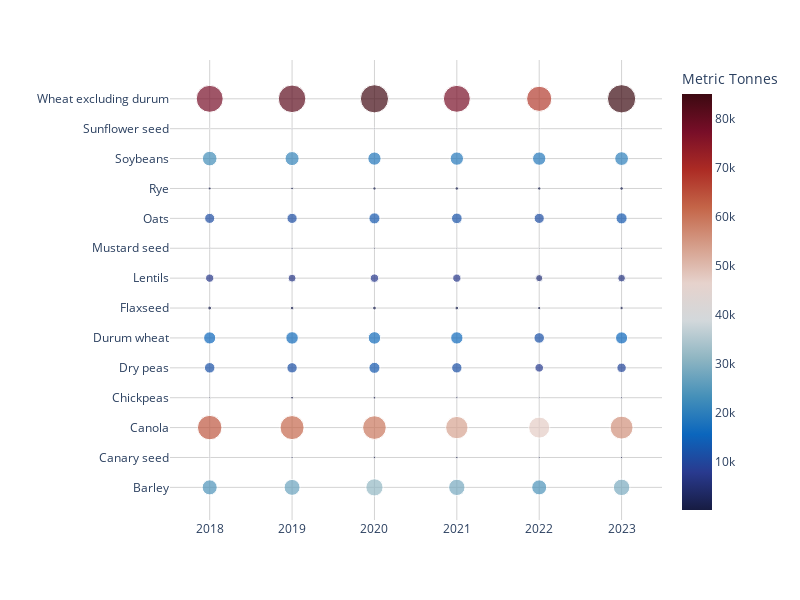

Notebook source saved alongside this figure:
### Code cell
fig = px.scatter(
    df_grouped, y='Crop', x='Year', color='Metric_Tonnes', size='Metric_Tonnes',
    color_continuous_scale = px.colors.diverging.balance,
)
fig.update_layout(
        paper_bgcolor="white",
        plot_bgcolor="white",
    )
fig.update_yaxes(showgrid=True, gridwidth=1, gridcolor='LightGray')
fig.update_xaxes(showgrid=True, gridwidth=1, gridcolor='LightGray')
fig.update_coloraxes(colorbar=dict(title='Metric Tonnes'))
fig.update_yaxes(title="")
fig.update_xaxes(title='')
fig.update_layout(width=800, height=600)
fig.show()

### Figure 1 — Plotly figure (JSON) as saved in the notebook; plotly's stock layout.template omitted (floating-point values rounded to 4 significant figures)
{"data": [{"hovertemplate": "Year=%{x}<br>Crop=%{y}<br>Metric_Tonnes=%{marker.color}<extra></extra>", "legendgroup": "", "marker": {"color": [24160.0, 27140.0, 31510.0, 28470.0, 23960.0, 28870.0, 158.0, 491.0, 575.0, 577.0, 413.0, 430.0, 63640.0, 61360.0, 59310.0, 53220.0, 47190.0, 55720.0, 311.0, 874.0, 718.0, 519.0, 310.0, 398.0, 11800.0, 11400.0, 13070.0, 11430.0, 7911.0, 9455.0, 15710.0, 16590.0, 16600.0, 16170.0, 11850.0, 15620.0, 1602.0, 1470.0, 1550.0, 1493.0, 1147.0, 1219.0, 7308.0, 6766.0, 7632.0, 7330.0, 5489.0, 6273.0, 174.0, 483.0, 370.0, 260.0, 282.0, 495.0, 10900.0, 11100.0, 13030.0, 12050.0, 11020.0, 13090.0, 918.0, 805.0, 1154.0, 1348.0, 1264.0, 1398.0, 22850.0, 20980.0, 18650.0, 18940.0, 18990.0, 20070.0, 57.0, 177.0, 227.0, 277.0, 234.0, 260.0, 77400.0, 80790.0, 84170.0, 77120.0, 67320.0, 85000.0], "coloraxis": "coloraxis", "size": [24160.0, 27140.0, 31510.0, 28470.0, 23960.0, 28870.0, 158.0, 491.0, 575.0, 577.0, 413.0, 430.0, 63640.0, 61360.0, 59310.0, 53220.0, 47190.0, 55720.0, 311.0, 874.0, 718.0, 519.0, 310.0, 398.0, 11800.0, 11400.0, 13070.0, 11430.0, 7911.0, 9455.0, 15710.0, 16590.0, 16600.0, 16170.0, 11850.0, 15620.0, 1602.0, 1470.0, 1550.0, 1493.0, 1147.0, 1219.0, 7308.0, 6766.0, 7632.0, 7330.0, 5489.0, 6273.0, 174.0, 483.0, 370.0, 260.0, 282.0, 495.0, 10900.0, 11100.0, 13030.0, 12050.0, 11020.0, 13090.0, 918.0, 805.0, 1154.0, 1348.0, 1264.0, 1398.0, 22850.0, 20980.0, 18650.0, 18940.0, 18990.0, 20070.0, 57.0, 177.0, 227.0, 277.0, 234.0, 260.0, 77400.0, 80790.0, 84170.0, 77120.0, 67320.0, 85000.0], "sizemode": "area", "sizeref": 212.5, "symbol": "circle"}, "mode": "markers", "name": "", "orientation": "v", "showlegend": false, "type": "scatter", "x": ["2018", "2019", "2020", "2021", "2022", "2023", "2018", "2019", "2020", "2021", "2022", "2023", "2018", "2019", "2020", "2021", "2022", "2023", "2018", "2019", "2020", "2021", "2022", "2023", "2018", "2019", "2020", "2021", "2022", "2023", "2018", "2019", "2020", "2021", "2022", "2023", "2018", "2019", "2020", "2021", "2022", "2023", "2018", "2019", "2020", "2021", "2022", "2023", "2018", "2019", "2020", "2021", "2022", "2023", "2018", "2019", "2020", "2021", "2022", "2023", "2018", "2019", "2020", "2021", "2022", "2023", "2018", "2019", "2020", "2021", "2022", "2023", "2018", "2019", "2020", "2021", "2022", "2023", "2018", "2019", "2020", "2021", "2022", "2023"], "xaxis": "x", "y": ["Barley", "Barley", "Barley", "Barley", "Barley", "Barley", "Canary seed", "Canary seed", "Canary seed", "Canary seed", "Canary seed", "Canary seed", "Canola", "Canola", "Canola", "Canola", "Canola", "Canola", "Chickpeas", "Chickpeas", "Chickpeas", "Chickpeas", "Chickpeas", "Chickpeas", "Dry peas", "Dry peas", "Dry peas", "Dry peas", "Dry peas", "Dry peas", "Durum wheat", "Durum wheat", "Durum wheat", "Durum wheat", "Durum wheat", "Durum wheat", "Flaxseed", "Flaxseed", "Flaxseed", "Flaxseed", "Flaxseed", "Flaxseed", "Lentils", "Lentils", "Lentils", "Lentils", "Lentils", "Lentils", "Mustard seed", "Mustard seed", "Mustard seed", "Mustard seed", "Mustard seed", "Mustard seed", "Oats", "Oats", "Oats", "Oats", "Oats", "Oats", "Rye", "Rye", "Rye", "Rye", "Rye", "Rye", "Soybeans", "Soybeans", "Soybeans", "Soybeans", "Soybeans", "Soybeans", "Sunflower seed", "Sunflower seed", "Sunflower seed", "Sunflower seed", "Sunflower seed", "Sunflower seed", "Wheat excluding durum", "Wheat excluding durum", "Wheat excluding durum", "Wheat excluding durum", "Wheat excluding durum", "Wheat excluding durum"], "yaxis": "y"}], "layout": {"coloraxis": {"colorbar": {"title": {"text": "Metric Tonnes"}}, "colorscale": [[0, "rgb(23, 28, 66)"], [0.09091, "rgb(41, 58, 143)"], [0.1818, "rgb(11, 102, 189)"], [0.2727, "rgb(69, 144, 185)"], [0.3636, "rgb(142, 181, 194)"], [0.4545, "rgb(210, 216, 219)"], [0.5455, "rgb(230, 210, 204)"], [0.6364, "rgb(213, 157, 137)"], [0.7273, "rgb(196, 101, 72)"], [0.8182, "rgb(172, 43, 36)"], [0.9091, "rgb(120, 14, 40)"], [1, "rgb(60, 9, 17)"]]}, "height": 600, "legend": {"itemsizing": "constant", "tracegroupgap": 0}, "margin": {"t": 60}, "paper_bgcolor": "white", "plot_bgcolor": "white", "width": 800, "xaxis": {"anchor": "y", "domain": [0, 1], "gridcolor": "LightGray", "gridwidth": 1, "showgrid": true, "title": {"text": ""}}, "yaxis": {"anchor": "x", "domain": [0, 1], "gridcolor": "LightGray", "gridwidth": 1, "showgrid": true, "title": {"text": ""}}}}
